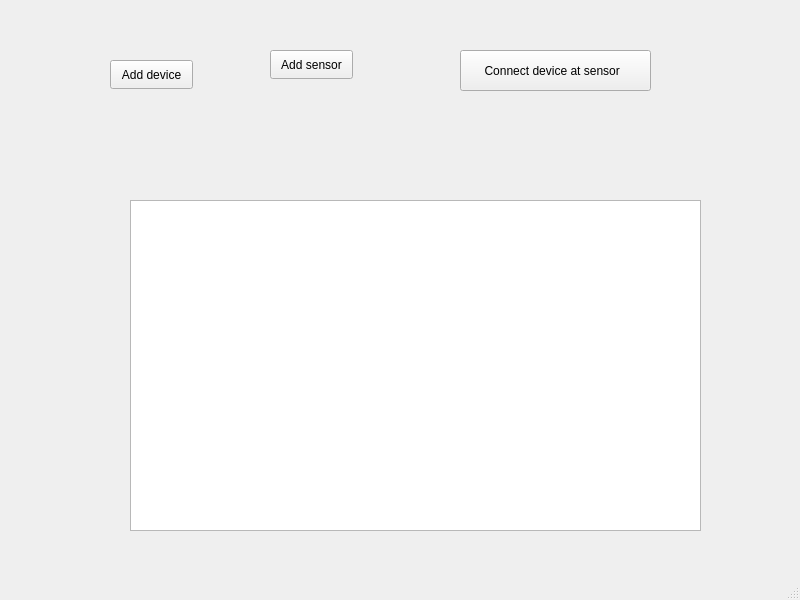
<?xml version="1.0" encoding="UTF-8"?>
<ui version="4.0">
 <class>MainWindow</class>
 <widget class="QMainWindow" name="MainWindow">
  <property name="geometry">
   <rect>
    <x>0</x>
    <y>0</y>
    <width>800</width>
    <height>600</height>
   </rect>
  </property>
  <property name="windowTitle">
   <string>MainWindow</string>
  </property>
  <widget class="QWidget" name="centralwidget">
   <widget class="QPushButton" name="Add_device">
    <property name="geometry">
     <rect>
      <x>110</x>
      <y>60</y>
      <width>83</width>
      <height>29</height>
     </rect>
    </property>
    <property name="text">
     <string>Add device</string>
    </property>
   </widget>
   <widget class="QPushButton" name="Add_sensor">
    <property name="geometry">
     <rect>
      <x>270</x>
      <y>50</y>
      <width>83</width>
      <height>29</height>
     </rect>
    </property>
    <property name="text">
     <string>Add sensor</string>
    </property>
   </widget>
   <widget class="QPushButton" name="Connect">
    <property name="geometry">
     <rect>
      <x>460</x>
      <y>50</y>
      <width>191</width>
      <height>41</height>
     </rect>
    </property>
    <property name="text">
     <string>Connect device at sensor  </string>
    </property>
   </widget>
   <widget class="QTableWidget" name="tableWidget">
    <property name="geometry">
     <rect>
      <x>130</x>
      <y>200</y>
      <width>571</width>
      <height>331</height>
     </rect>
    </property>
   </widget>
  </widget>
  <widget class="QMenuBar" name="menubar">
   <property name="geometry">
    <rect>
     <x>0</x>
     <y>0</y>
     <width>800</width>
     <height>25</height>
    </rect>
   </property>
  </widget>
  <widget class="QStatusBar" name="statusbar"/>
 </widget>
 <resources/>
 <connections/>
</ui>
